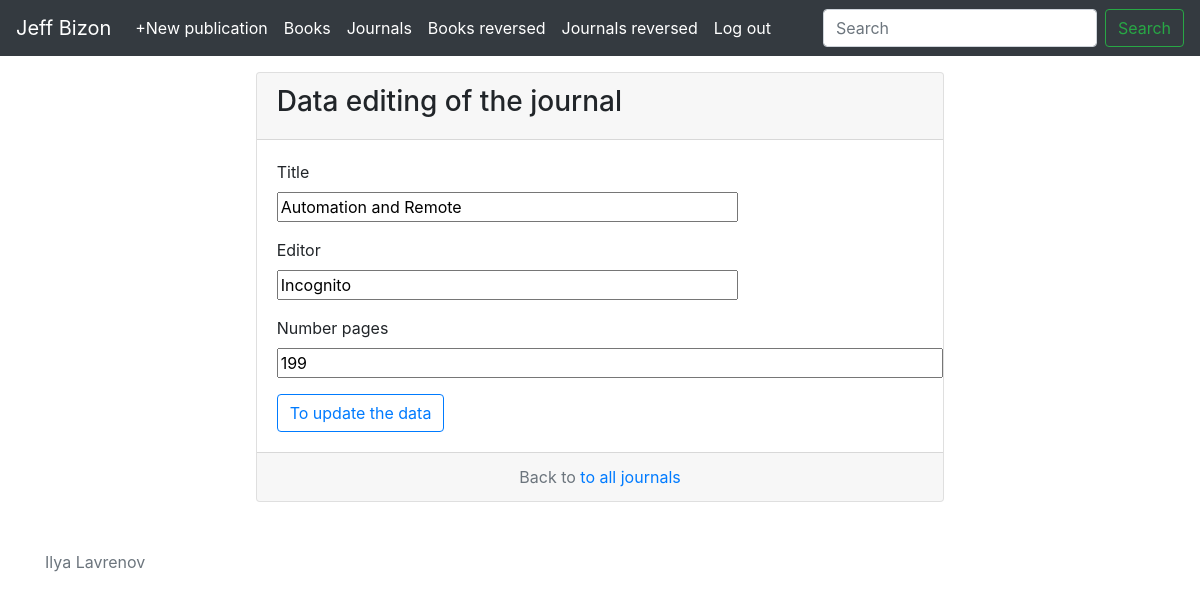
Page /journals/journal/6/update (signed in) on the committed database.
### app/models.py (models this page shows)
class Journal(db.Model):
    id = db.Column(db.Integer, primary_key=True)
    created = db.Column(db.DateTime, index=True, default=datetime.now)
    title = db.Column(db.String(150))
    editor = db.Column(db.String(200))
    page_amount = db.Column(db.Integer)
    user_id = db.Column(db.Integer, db.ForeignKey('user.id'))

### app/routes.py (the view, shortened to what this page needs)
@app.route('/journals/journal/<id>/update', methods=['GET', 'POST'])
@login_required
def journal_update(id):
    journal = Journal.query.get_or_404(id)
    form = JournalForm(obj=journal)
    return render_template("journal_update.html", journal=journal, form=form)

### app/forms.py
class JournalForm(FlaskForm):
    title = StringField('Title', validators=[DataRequired()])
    editor = StringField("Editor", validators=[DataRequired()])
    page_amount = StringField("Number pages", validators=[DataRequired()])
    submit = SubmitField('Publication')

### app/models.py (called while the page is built)
@login.user_loader
def load_user(id:int):
    return User.query.get(int(id))

### app/templates/journal_update.html (shortened to what this page needs)
{% extends 'base_card.html' %}
{% block card_header %}
<h3>Data editing of the journal</h3>
{% endblock %}
{% block card_body %}
    <form action="" method="POST" novalidate>
        <p>
            {{ form.title.label }}<br>
            {{ form.title(size=40)}}<br>
        </p>
        <p>
            {{ form.editor.label }}<br>
            {{ form.editor(size=40)}}<br>
        </p>
        <p>
            {{ form.page_amount.label }}<br>
            {{ form.page_amount(size=60)}}<br>
        </p>
        <button type="submit" class="btn btn-outline-primary">To update the data</button>
    </form>
{% endblock %}
{% block card_footer %}
<span>
    Back to <a href="{{ url_for('journals_list') }}">to all journals</a>
</span>
{% endblock %}

### rows in the picture
Journal: title "Automation and Remote", editor "Incognito", page_amount "199"
